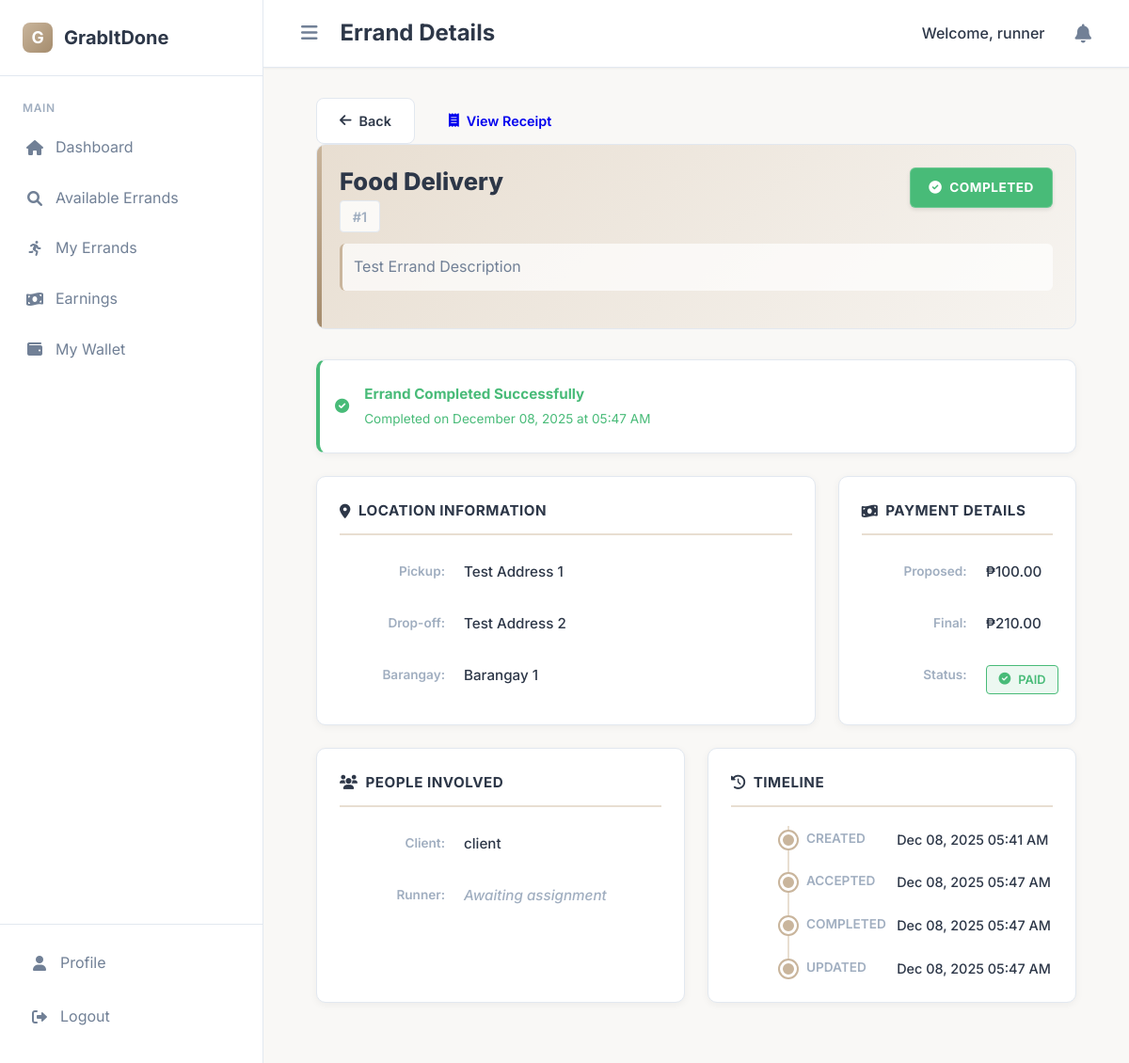
Screenshot of /view-errand/1 (signed in) with the database file from the repository.
### app/models.py (models this page shows, shortened)
class Errand(db.Model):
    id = db.Column(db.Integer, primary_key=True)
    category = db.Column(db.String(100), nullable=False)
    description = db.Column(db.Text, nullable=False)
    pickup_address = db.Column(db.String(200), nullable=False)
    dropoff_address = db.Column(db.String(200), nullable=False)
    barangay = db.Column(db.String(100), nullable=False)
    preferred_time = db.Column(db.DateTime)
    proposed_fee = db.Column(db.Float, nullable=False)
    final_fee = db.Column(db.Float)
    status = db.Column(db.String(20), default='Pending')
    client_id = db.Column(db.Integer, db.ForeignKey('user.id'), nullable=False)
    runner_id = db.Column(db.Integer, db.ForeignKey('user.id'))
    payment_id = db.Column(db.Integer, db.ForeignKey('payment.id'))
    created_at = db.Column(db.DateTime, default=datetime.utcnow)
    updated_at = db.Column(db.DateTime, default=datetime.utcnow, onupdate=datetime.utcnow)
    accepted_at = db.Column(db.DateTime)
    completed_at = db.Column(db.DateTime)
    payment = db.relationship('Payment', backref='errand_payment', foreign_keys=[payment_id])

class User(db.Model):
    id = db.Column(db.Integer, primary_key=True)
    username = db.Column(db.String(80), unique=True, nullable=False)
    email = db.Column(db.String(120), unique=True, nullable=False)
    password_hash = db.Column(db.String(200), nullable=False)
    role = db.Column(db.String(20), nullable=False)  # client, runner, admin
    first_name = db.Column(db.String(50))
    last_name = db.Column(db.String(50))
    phone = db.Column(db.String(20))
    barangay = db.Column(db.String(100))
    address = db.Column(db.Text)
    bio = db.Column(db.Text)
    vehicle_type = db.Column(db.String(50))
    available_hours = db.Column(db.String(100))
    verified = db.Column(db.Boolean, default=False)
    verification_requested = db.Column(db.Boolean, default=False)
    verification_status = db.Column(db.String(20), default='not_requested')
    last_verification_date = db.Column(db.DateTime)
    rejection_reason = db.Column(db.Text, nullable=True)
    is_active = db.Column(db.Boolean, default=True)
    created_at = db.Column(db.DateTime, default=datetime.utcnow)
    wallet_balance = db.Column(db.Float, default=0.0)
    total_earnings = db.Column(db.Float, default=0.0)  # For runners
    total_spent = db.Column(db.Float, default=0.0)     # For clients
    created_errands = db.relationship('Errand', foreign_keys='Errand.client_id', backref='user_client', lazy=True)
    accepted_errands = db.relationship('Errand', foreign_keys='Errand.runner_id', backref='user_runner', lazy=True)
    client_payments = db.relationship('Payment', foreign_keys='Payment.client_id', backref='payment_client_user', lazy=True)
    runner_payments = db.relationship('Payment', foreign_keys='Payment.runner_id', backref='payment_runner_user', lazy=True)
    wallet_transactions = db.relationship('WalletTransaction', backref='transaction_user', lazy=True)
    user_payment_methods = db.relationship('PaymentMethod', backref='method_owner', lazy=True)
    user_wallet = db.relationship('Wallet', backref='wallet_owner_user', uselist=False)

### app/routes.py (the view)
@bp.route('/view-errand/<int:errand_id>')
@login_required()
def view_errand(errand_id):
    user = User.query.get(session['user_id'])
    errand = Errand.query.get_or_404(errand_id)
    if user.role == 'runner' and errand.runner_id != user.id and errand.status == 'Pending':
        if not user.verified and user.verification_status != 'approved':
            flash('You need to verify your account to view available errands.', 'error')
            return redirect(url_for('main.verification'))
    if user.role == 'client' and errand.client_id != user.id:
        flash('You can only view your own errands.', 'error')
        return redirect(url_for('main.dashboard'))
    if user.role == 'runner' and errand.runner_id != user.id and errand.status != 'Pending':
        flash('You can only view errands you accepted.', 'error')
        return redirect(url_for('main.dashboard'))
    client = User.query.get(errand.client_id)
    runner = User.query.get(errand.runner_id) if errand.runner_id else None
    refund_status = get_errand_refund_status(errand_id)
    display_status = get_errand_display_status(errand)
    return render_template('shared/view_errand_details.html',
                        errand=errand,
                        client=client,
                        runner=runner,
                        refund_status=refund_status,
                        display_status=display_status,
                        get_errand_refund_status=get_errand_refund_status,
                        get_errand_display_status=get_errand_display_status)

### app/routes.py (called while the page is built, shortened)
def validate_session():
    if 'user_id' not in session:
        return False
    session_hash = session.get('session_id')
    cookie_session = request.cookies.get('user_session')
    if not session_hash or not cookie_session:
        return False
    expected_cookie = f"{session['user_id']}_{session_hash}"
    return cookie_session == expected_cookie

def get_errand_refund_status(errand_id):
    refund_request = WalletTransaction.query.filter(
        WalletTransaction.transaction_type.in_(['refund_request', 'refund']),
        WalletTransaction.description.like(f'%errand #{errand_id}%')
    ).order_by(WalletTransaction.created_at.desc()).first()
    return None

def get_errand_display_status(errand):
    if errand.status == 'Completed':
        refund_status = get_errand_refund_status(errand.id)
        if refund_status == 'refunded':
            return 'Refunded'
        elif refund_status == 'refund_pending':
            return 'Refund Pending'
        elif refund_status == 'refund_rejected':
            return 'Refund Rejected'
    return errand.status  # Return original status for all other cases

### app/templates/shared/view_errand_details.html (shortened to what this page needs)
{% extends 'base.html' %}
{% block header_title %}Errand Details{% endblock %}
{% block content %}
<div class="errand-container">
    <div class="action-buttons-top">
        {% if request.referrer and 'request-refund' not in request.referrer and 'view-errand' not in request.referrer %}
            <a href="{{ request.referrer }}" class="btn btn-secondary">
                <i class="fas fa-arrow-left"></i> Back
            </a>
        {% endif %}
        {% if errand.status == 'Completed' or errand.status == 'Canceled' %}
            <a href="{{ url_for('main.view_receipt', errand_id=errand.id) }}" class="btn btn-success">
                <i class="fas fa-receipt"></i> View Receipt
            </a>
        {% endif %}
    </div>
    <div class="errand-header">
        <div class="header-top">
            <div class="errand-title-section">
                <h1 class="errand-title">{{ errand.category }}</h1>
                <span class="errand-id">#{{ errand.id }}</span>
            </div>
            <div class="status-badge status-{{ get_errand_display_status(errand)|lower|replace(' ', '-') }}">
                <i class="fas
                    {% if get_errand_display_status(errand) == 'Refunded' %}fa-money-check-alt
                    {% elif get_errand_display_status(errand) == 'Refund Pending' %}fa-clock
                    {% elif get_errand_display_status(errand) == 'Refund Rejected' %}fa-times-circle
                    {% elif get_errand_display_status(errand) == 'Completed' %}fa-check-circle
                    {% elif get_errand_display_status(errand) == 'Canceled' %}fa-times-circle
                    {% elif get_errand_display_status(errand) == 'In Progress' %}fa-sync-alt
                    {% elif get_errand_display_status(errand) == 'Accepted' %}fa-user-check
                    {% else %}fa-clock{% endif %}">
                </i>
                {{ get_errand_display_status(errand) }}
            </div>
        </div>
        <div class="errand-description">{{ errand.description }}</div>
    </div>
    {% if errand.status == 'Completed' %}
    <div class="grid-status-message message-success">
        <div class="status-message-content">
            <i class="fas fa-check-circle"></i>
            <div>
                <strong>Errand Completed Successfully</strong>
                <div style="font-size: 0.85rem; margin-top: 0.25rem;">
                    Completed on {{ errand.completed_at.strftime('%B %d, %Y at %I:%M %p') }}
                </div>
            </div>
        </div>
    </div>
    {% endif %}
    <div class="details-grid">
        <div class="grid-item grid-location">
            <div class="grid-title">
                <i class="fas fa-map-marker-alt"></i>
                Location Information
            </div>
            <div class="info-row">
                <div class="info-label">Pickup:</div>
                <div class="info-value">{{ errand.pickup_address }}</div>
            </div>
            <div class="info-row">
                <div class="info-label">Drop-off:</div>
                <div class="info-value">{{ errand.dropoff_address }}</div>
            </div>
            <div class="info-row">
                <div class="info-label">Barangay:</div>
                <div class="info-value">{{ errand.barangay }}</div>
            </div>
        </div>
        <div class="grid-item grid-payment">
            <div class="grid-title">
                <i class="fas fa-money-bill-wave"></i>
                Payment Details
            </div>
            <div class="info-row">
                <div class="info-label">Proposed:</div>
                <div class="info-value">₱{{ "%.2f"|format(errand.proposed_fee) }}</div>
            </div>
            {% if errand.final_fee %}
            <div class="info-row">
                <div class="info-label">Final:</div>
                <div class="info-value">₱{{ "%.2f"|format(errand.final_fee) }}</div>
            </div>
            {% endif %}
            <div class="info-row">
                <div class="info-label">Status:</div>
                <div class="info-value">
                    <span class="payment-status {% if errand.status == 'Completed' %}payment-paid{% else %}payment-pending{% endif %}">
                        <i class="fas {% if errand.status == 'Completed' %}fa-check-circle{% else %}fa-clock{% endif %}"></i>
                        {% if errand.status == 'Completed' %}PAID{% else %}PENDING{% endif %}
                    </span>
                </div>
            </div>
        </div>
        <div class="grid-item grid-people">
            <div class="grid-title">
                <i class="fas fa-users"></i>
                People Involved
            </div>
            <div class="info-row">
                <div class="info-label">Client:</div>
                <div class="info-value">
                    {% if client %}
                        {{ client.username }}
                    {% else %}
                        Unknown
                    {% endif %}
                </div>
            </div>
            <div class="info-row">
                <div class="info-label">Runner:</div>
                <div class="info-value">
                    {% if errand.runner_user %}
                        {{ errand.runner_user.username }}
                        {% if errand.runner_user.first_name or errand.runner_user.last_name %}
                            <div style="font-size: 0.85rem; color: var(--text-muted); margin-top: 0.1rem;">
                                {{ errand.runner_user.first_name or '' }} {{ errand.runner_user.last_name or '' }}
                            </div>
                        {% endif %}
                    {% else %}
                        <span style="color: var(--text-muted); font-style: italic;">Awaiting assignment</span>
                    {% endif %}
                </div>
            </div>
        </div>
        <div class="grid-item grid-timeline">
            <div class="grid-title">
                <i class="fas fa-history"></i>
                Timeline
            </div>
            <ul class="timeline-list">
                <li class="timeline-item">
                    <div class="timeline-date">CREATED</div>
                    <div class="timeline-event">{{ errand.created_at.strftime('%b %d, %Y %I:%M %p') }}</div>
                </li>
                {% if errand.accepted_at %}
                <li class="timeline-item">
                    <div class="timeline-date">ACCEPTED</div>
                    <div class="timeline-event">{{ errand.accepted_at.strftime('%b %d, %Y %I:%M %p') }}</div>
                </li>
                {% endif %}
                {% if errand.completed_at %}
                <li class="timeline-item">
                    <div class="timeline-date">COMPLETED</div>
                    <div class="timeline-event">{{ errand.completed_at.strftime('%b %d, %Y %I:%M %p') }}</div>
                </li>
                {% endif %}
                {% if errand.updated_at and errand.updated_at != errand.created_at %}
                <li class="timeline-item">
                    <div class="timeline-date">UPDATED</div>
                    <div class="timeline-event">{{ errand.updated_at.strftime('%b %d, %Y %I:%M %p') }}</div>
                </li>
                {% endif %}
            </ul>
        </div>
    </div>
</div>
{% endblock %}

### app/templates/base.html (style rules this page uses)
:root { --primary: #C9B59C; --primary-dark: #B8A48B; --primary-light: #E8DED1; --secondary: #D9CFC7; --accent: #A58C6D; --background: #F9F8F6; --surface: #FFFFFF; --text-primary: #2D3748; --text-secondary: #718096; --text-muted: #A0AEC0; --border: #E2E8F0; --success: #48BB78; --warning: #ED8936; --error: #F56565; --info: #4299E1; --shadow-sm: 0 1px 2px 0 rgba(0, 0, 0, 0.05); --shadow: 0 1px 3px 0 rgba(0, 0, 0, 0.1), 0 1px 2px 0 rgba(0, 0, 0, 0.06); --shadow-md: 0 4px 6px -1px rgba(0, 0, 0, 0.1), 0 2px 4px -1px rgba(0, 0, 0, 0.06); --shadow-lg: 0 10px 15px -3px rgba(0, 0, 0, 0.1), 0 4px 6px -2px rgba(0, 0, 0, 0.05); --radius: 8px; --radius-lg: 16px; --sidebar-width: 280px; --sidebar-width-collapsed: 70px; }
* { margin: 0; padding: 0; box-sizing: border-box; }
body { font-family: 'Inter', sans-serif; line-height: 1.6; color: var(--text-primary); background: var(--background); min-height: 100vh; }
.btn { display: inline-flex; align-items: center; justify-content: center; gap: 0.5rem; padding: 0.75rem 1.5rem; border: none; border-radius: var(--radius); font-weight: 600; font-size: 0.9rem; text-decoration: none; cursor: pointer; font-family: inherit; }
.btn-secondary { background: var(--surface); color: var(--text-primary); border: 1px solid var(--border); }

### rows the page displays
Errand: category "Food Delivery", id "1", status "COMPLETED", description "Test Errand Description", completed_at "December 08, 2025 at 05:47 AM", pickup_address "Test Address 1", dropoff_address "Test Address 2", barangay "Barangay 1", proposed_fee "100.00", final_fee "210.00", created_at "Dec 08, 2025 05:41 AM", accepted_at "Dec 08, 2025 05:47 AM", completed_at "Dec 08, 2025 05:47 AM", updated_at "Dec 08, 2025 05:47 AM"
User: username "client"

### other values shown
{{ session.get('username') }} "runner"
